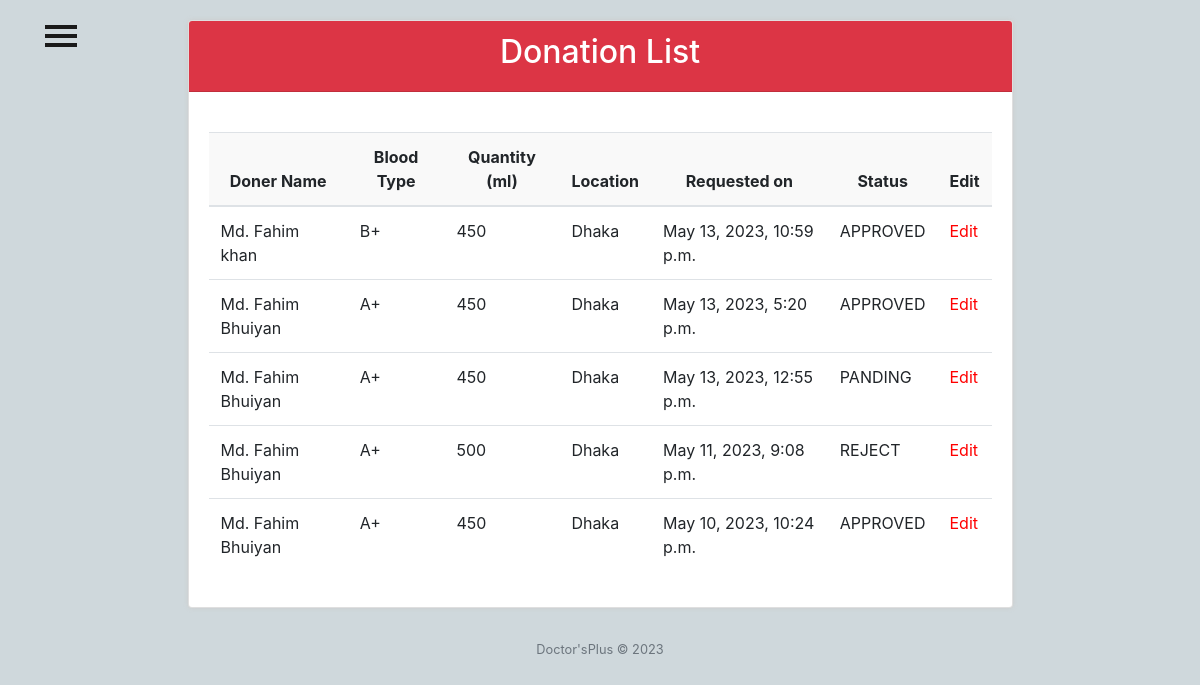
/admins/donation/requests/, run on an earlier commit of the app's database.
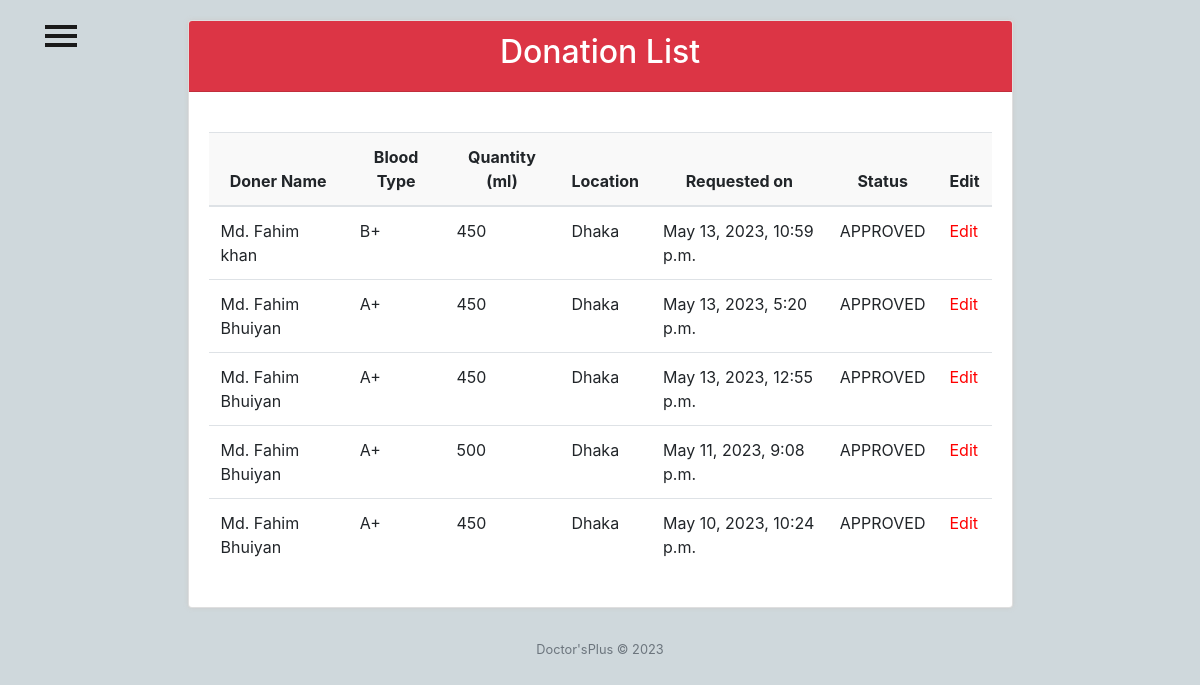
And on a later commit of the database.
### patient/models.py (models this page shows)
class DonationRequest(models.Model):
    doner_name = models.CharField(max_length=50, blank=True)
    user = models.ForeignKey(User, on_delete=models.CASCADE)
    blood_group = models.CharField(max_length=3, choices=BLOOD_GROUPS)
    units_required = models.PositiveIntegerField()
    location = models.CharField(max_length=200)
    contact_number = models.CharField(max_length=20)
    is_approved = models.CharField(default='PANDING', max_length=8, choices=APPROVED)
    created_at = models.DateTimeField(auto_now_add=True)

### adminView/views.py (the view)
# urls.py: path('donation/requests/', views.admin_view_donation_requests, name='admin_view_donation_requests'),
def admin_view_donation_requests(request):
    donation_requests = DonationRequest.objects.all().order_by('-created_at')
    return render(request, 'admin/admin_view_donation_requests.html', {'requests': donation_requests})

### Templates/admin/admin_view_donation_requests.html (shortened to what this page needs)
<!DOCTYPE html>
<html lang="en">
<head>
    <link rel="stylesheet" href="https://maxcdn.bootstrapcdn.com/bootstrap/4.0.0/css/bootstrap.min.css">
</head>
{% include "admin/side_nav_bar.html" %}
<body>
    <div class="container mb-4" style="margin-top: 20px;">
        <div class="row justify-content-center">
            <div class="col-md-9">
                <div class="card">
                    <div class="card-header bg-danger text-white">
                        <h2 class="text-center">Donation List</h2>
                    </div>
                    <div class="card-body">
                        <table class="table">
                            <thead>
                                <tr>
                                    <th scope="col">Doner Name</th>
                                    <th scope="col">Blood Type</th>
                                    <th scope="col">Quantity (ml)</th>
                                    <th scope="col">Location </th>
                                    <th scope="col">Requested on</th>
                                    <th scope="col">Status</th>
                                    <th scope="col">Edit</th>
                                </tr>
                            </thead>
                            <tbody>
                                {% for request in requests %}
                                <tr>
                                    <td>{{ request.doner_name }}</td>
                                    <td>{{ request.blood_group }}</td>
                                    <td>{{ request.units_required }}</td>
                                    <td>{{request.location}}</td>
                                    <td>{{ request.created_at }}</td>
                                    <td>{{ request.is_approved }}</td>
                                    <td><a href="{% url 'admin_edit_donation_request' request.id %}">Edit</a></td>
                                </tr>
                                {% empty %}
                                <tr>
                                    <td colspan="6">No donation requests found.</td>
                                </tr>
                                {% endfor %}
                            </tbody>
                        </table>
                    </div>
                </div>
            </div>
        </div>
    </div>
    <footer class="py-2">
        <div class="small text-center text-muted">Doctor'sPlus &copy; 2023</div>
    </footer>
</body>
</html>

What changed in the data, as far as the page shows it:
changed DonationRequest "May 13, 2023, 12:55 p.m.": is_approved "PANDING" → "APPROVED"
changed DonationRequest "May 11, 2023, 9:08 p.m.": is_approved "REJECT" → "APPROVED"
